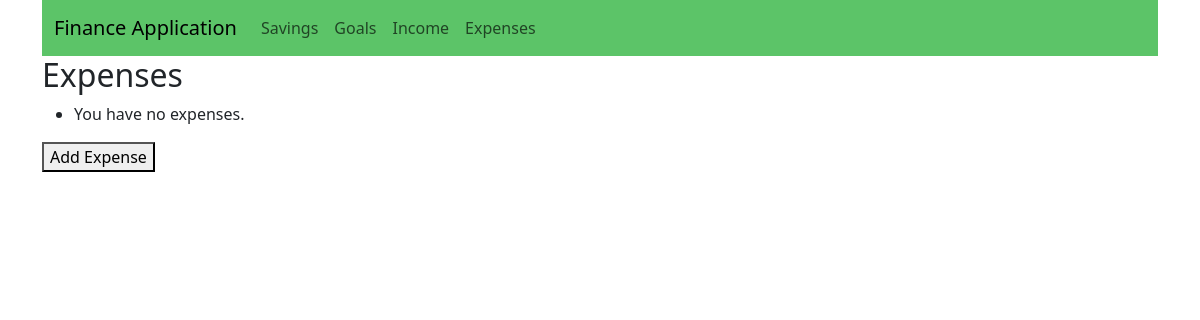
The app's page /finance/user-expenses/ (signed in), older data.
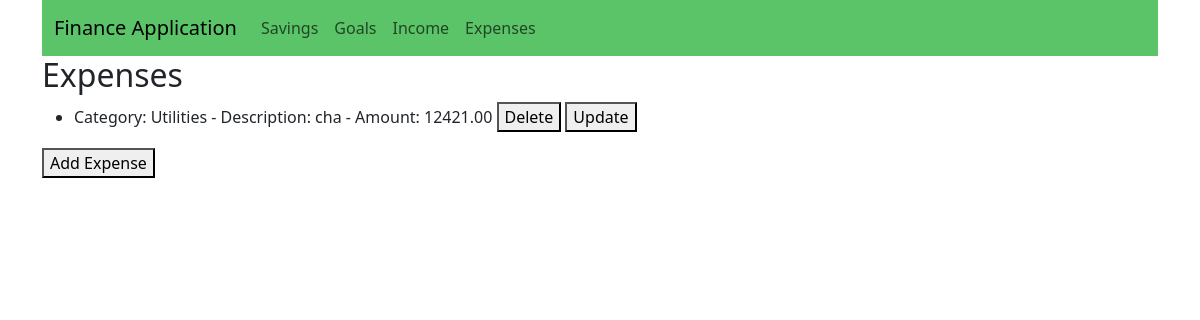
The same page, newer data.
### finance/models.py (models this page shows, shortened)
class Expenses(models.Model):
    user = models.ForeignKey(User, on_delete=models.CASCADE)
    amount = models.DecimalField(max_digits=12, decimal_places=2)
    description = models.CharField(max_length=400)
    category = models.CharField(max_length=40, choices=CATEGORY_CHOICES)
    created_at = models.DateTimeField(auto_now_add=True)
    updated_at = models.DateTimeField(auto_now=True)

### finance/views.py (the view)
# urls.py: path('user-expenses/', user_expenses, name='expense_home'),
@login_required
def user_expenses(request):
    user = request.user
    user_id = user.id
    expenses = Expenses.objects.filter(user_id=user_id)
    return render(request, 'expense_home.html', {'expenses': expenses})

### dashboard/templates/expenses/expense_home.html (shortened to what this page needs)
{% extends "base.html" %}
{% block content %}
    {% if user.is_authenticated %}
        <h2>Expenses</h2>
        <ul>
            {% for expense in expenses %}
                <li>Category: {{ expense.category }} - Description: {{ expense.description }} - Amount: {{ expense.amount }}
                    <form method="post" action="{% url 'finance:delete_expense' expense.id %}" style="display:inline;">
                        <button type="submit">Delete</button>
                    </form>
                    <a href="{% url 'finance:update_expense' expense.id %}">
                        <button>Update</button>
                    </a>
                </li>
            {% empty %}
                <li>You have no expenses.</li>
            {% endfor %}
        </ul>
        <a href="{% url 'finance:create_expense' %}">
            <button>Add Expense</button>
        </a>
    {% else %}
        <p>You are not logged in</p>
        <a< href="{% url 'finance:login' %}">Log In</a>
    {% endif %}
{% endblock %}

Row changes from the older to the newer data that the page shows:
added Expenses: category "Utilities", description "cha", amount "12421.00"
Text that changed along with them:
text no longer shown: "You have no expenses."
